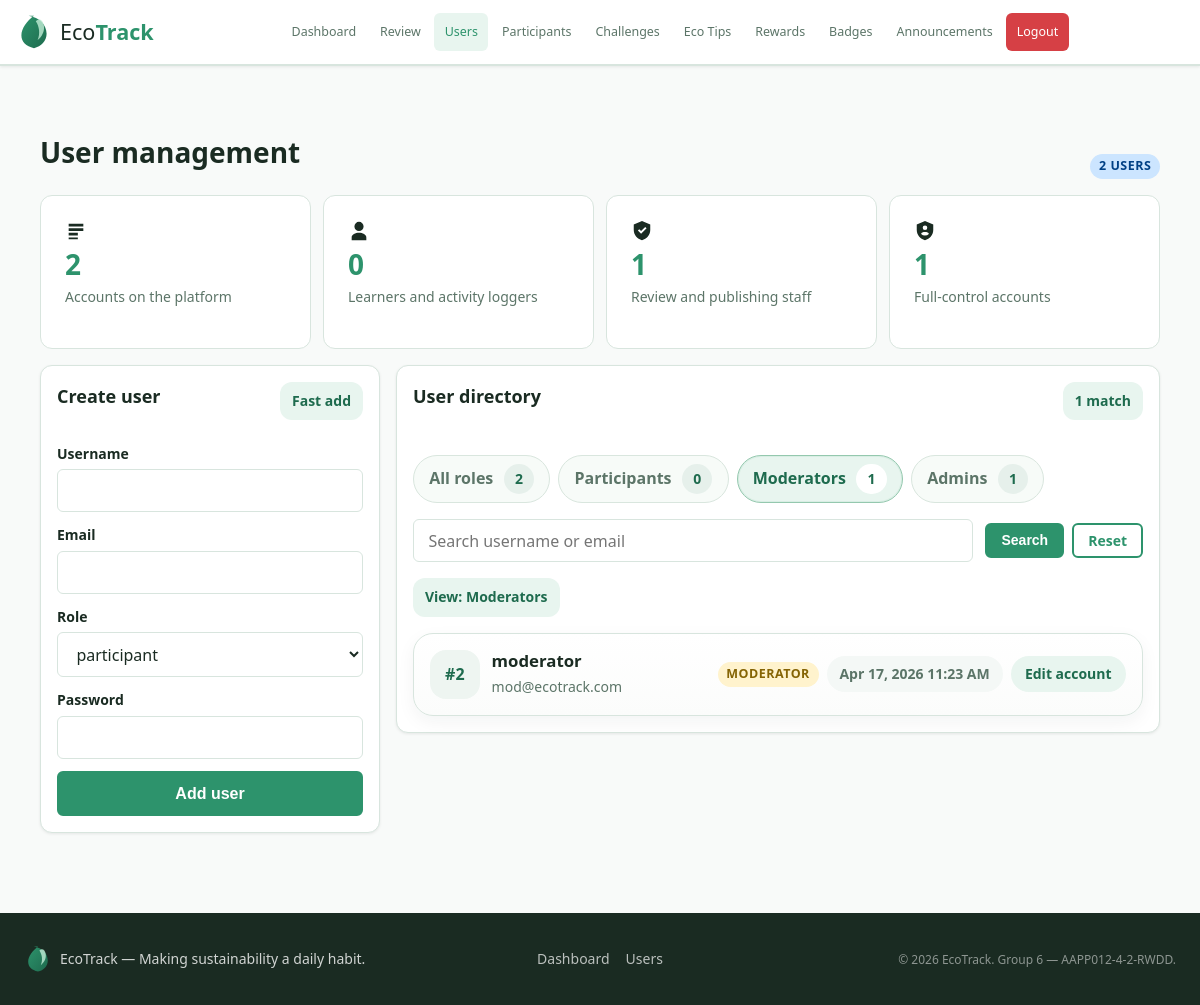
The app's page /admin/user_management.php?role=moderator (signed in) with its own data.
### tables this page shows
CREATE TABLE IF NOT EXISTS users (
  user_id INT AUTO_INCREMENT PRIMARY KEY,
  username VARCHAR(50) NOT NULL UNIQUE,
  email VARCHAR(100) NOT NULL UNIQUE,
  password VARCHAR(255) NOT NULL,
  role ENUM('participant','moderator','admin') NOT NULL DEFAULT 'participant',
  points INT NOT NULL DEFAULT 0,
  streak INT NOT NULL DEFAULT 0,
  last_checkin DATE DEFAULT NULL,
  avatar VARCHAR(255) DEFAULT NULL,
  created_at DATETIME DEFAULT CURRENT_TIMESTAMP,
  INDEX idx_users_role (role)
);

### includes/auth.php (called while the page is built, shortened)
<?php
function takeFormOld(): array
{
    $old = $_SESSION['form_old'] ?? [];
    return is_array($old) ? $old : [];
}

### includes/helpers.php (called while the page is built, shortened)
<?php
function sanitise(mixed $value): string
{
    return htmlspecialchars((string)$value, ENT_QUOTES | ENT_SUBSTITUTE, 'UTF-8');
}

### admin/user_management.php (the view, shortened to what this page needs)
<?php
$pdo = getPDO();
$old = takeFormOld();
$userForm = [
    'username' => $old['username'] ?? '',
    'email'    => $old['email'] ?? '',
    'role'     => $old['role'] ?? 'participant',
];
$roleCounts = [
    'participant' => 0,
    'moderator' => 0,
    'admin' => 0,
];
$roleRows = $pdo->query('SELECT role, COUNT(*) AS total FROM users GROUP BY role')->fetchAll() ?: [];
foreach ($roleRows as $row) {
    $roleKey = (string)($row['role'] ?? '');
    if (array_key_exists($roleKey, $roleCounts)) {
        $roleCounts[$roleKey] = (int)$row['total'];
    }
}
$totalUsers = array_sum($roleCounts);
$filterRole = $_GET['role'] ?? 'all';
$searchQuery = trim($_GET['q'] ?? '');
$currentPage = max(1, (int)($_GET['page'] ?? 1));
$perPage = 8;
$where = [];
$params = [];
if ($filterRole !== 'all') {
    $where[] = 'role = :role';
    $params['role'] = $filterRole;
}
$whereSql = $where ? ' WHERE ' . implode(' AND ', $where) : '';
$countStmt = $pdo->prepare('SELECT COUNT(*) FROM users' . $whereSql);
$countStmt->execute($params);
$filteredUsers = (int)$countStmt->fetchColumn();
$totalPages = max(1, (int)ceil($filteredUsers / $perPage));
$currentPage = min($currentPage, $totalPages);
$offset = ($currentPage - 1) * $perPage;
$userStmt = $pdo->prepare(
    'SELECT user_id, username, email, role, created_at
     FROM users' . $whereSql . '
     ORDER BY FIELD(role, "admin", "moderator", "participant"), username ASC, user_id ASC
     LIMIT :limit OFFSET :offset'
);
foreach ($params as $key => $param) {
    $userStmt->bindValue(':' . $key, $param);
}
$userStmt->bindValue(':limit', $perPage, PDO::PARAM_INT);
$userStmt->bindValue(':offset', $offset, PDO::PARAM_INT);
$userStmt->execute();
$users = $userStmt->fetchAll() ?: [];
$buildUserManagementUrl = static function (array $overrides = []) use ($filterRole, $searchQuery, $currentPage): string {
    $params = [
        'role' => $filterRole,
        'q' => $searchQuery,
        'page' => $currentPage,
    ];
    foreach ($overrides as $key => $value) {
        $params[$key] = $value;
    }
    if (($params['role'] ?? 'all') === 'all') {
        unset($params['role']);
    }
    if (($params['q'] ?? '') === '') {
        unset($params['q']);
    }
    if (($params['page'] ?? 1) <= 1) {
        unset($params['page']);
    }
    $query = http_build_query($params);
    return 'user_management.php' . ($query ? '?' . $query : '');
};
$formatCreated = static function (?string $value): string {
    if (!$value) {
        return 'Unknown date';
    }
    $timestamp = strtotime($value);
    if ($timestamp === false) {
        return $value;
    }
    return date('M j, Y g:i A', $timestamp);
};
$roleMeta = [
    'admin' => ['label' => 'Admin', 'badge' => 'badge-grey'],
    'moderator' => ['label' => 'Moderator', 'badge' => 'badge-amber'],
    'participant' => ['label' => 'Participant', 'badge' => 'badge-blue'],
];
$roleFilters = [
    'all' => ['label' => 'All roles', 'count' => $totalUsers],
    'participant' => ['label' => 'Participants', 'count' => $roleCounts['participant']],
    'moderator' => ['label' => 'Moderators', 'count' => $roleCounts['moderator']],
    'admin' => ['label' => 'Admins', 'count' => $roleCounts['admin']],
];
$activeFilterLabel = $roleFilters[$filterRole]['label'] ?? 'All roles';
require_once __DIR__ . '/../layout/header.php';
?>
<div class="container page-shell admin-user-management-shell">
  <div class="section-header admin-user-management-header">
    <div>
      <h1 class="section-header__title">User management</h1>
    </div>
    <span class="badge badge-blue"><?= $totalUsers ?> user<?= $totalUsers === 1 ? '' : 's' ?></span>
  </div>
  <div class="dashboard-grid admin-user-summary-grid">
    <article class="stat-widget admin-user-summary-card">
      <span class="stat-widget__icon" aria-hidden="true"><svg viewBox="0 0 24 24" width="22" height="22" fill="currentColor"><path d="M4 4h16v3H4V4Zm0 5h16v3H4V9Zm0 5h10v3H4v-3Zm0 5h10v2H4v-2Z"/></svg></span>
      <span class="stat-widget__value"><?= $totalUsers ?></span>
      <span class="stat-widget__label">Accounts on the platform</span>
    </article>
    <article class="stat-widget admin-user-summary-card">
      <span class="stat-widget__icon" aria-hidden="true"><svg viewBox="0 0 24 24" width="22" height="22" fill="currentColor"><path d="M12 12a5 5 0 1 0-5-5 5 5 0 0 0 5 5Zm0 2c-4 0-8 2-8 5v3h16v-3c0-3-4-5-8-5Z"/></svg></span>
      <span class="stat-widget__value"><?= $roleCounts['participant'] ?></span>
      <span class="stat-widget__label">Learners and activity loggers</span>
    </article>
    <article class="stat-widget admin-user-summary-card">
      <span class="stat-widget__icon" aria-hidden="true"><svg viewBox="0 0 24 24" width="22" height="22" fill="currentColor"><path d="M12 1 3 5v6c0 5.2 3.8 10 9 11 5.2-1 9-5.8 9-11V5l-9-4Zm-1 14-3.5-3.5L9 10l2 2 4.5-4.5L17 9l-6 6Z"/></svg></span>
      <span class="stat-widget__value"><?= $roleCounts['moderator'] ?></span>
      <span class="stat-widget__label">Review and publishing staff</span>
    </article>
    <article class="stat-widget admin-user-summary-card">
      <span class="stat-widget__icon" aria-hidden="true"><svg viewBox="0 0 24 24" width="22" height="22" fill="currentColor"><path d="M12 1 3 5v6c0 5.2 3.8 10 9 11 5.2-1 9-5.8 9-11V5l-9-4Zm0 5a2.5 2.5 0 1 1-2.5 2.5A2.5 2.5 0 0 1 12 6Zm0 11a6 6 0 0 1-4.2-1.8C7.8 13.7 10 13 12 13s4.2.7 4.2 2.2A6 6 0 0 1 12 17Z"/></svg></span>
      <span class="stat-widget__value"><?= $roleCounts['admin'] ?></span>
      <span class="stat-widget__label">Full-control accounts</span>
    </article>
  </div>
  <div class="admin-user-management-layout">
    <aside class="card admin-user-create-card">
      <div class="admin-user-create-card__header">
        <div>
          <h2 class="card-title">Create user</h2>
        </div>
        <span class="inline-pill-note">Fast add</span>
      </div>
      <form method="POST" class="form-card admin-user-create-form">
        <div class="form-group mb-0">
          <label for="create_username">Username</label>
          <input type="text" id="create_username" name="username" maxlength="50" value="<?= sanitise($userForm['username']) ?>" required>
        </div>
        <div class="form-group mb-0">
          <label for="create_email">Email</label>
          <input type="email" id="create_email" name="email" maxlength="100" value="<?= sanitise($userForm['email']) ?>" required>
        </div>
        <div class="form-group mb-0">
          <label for="create_role">Role</label>
          <select id="create_role" name="role">
            <option value="participant" <?= $userForm['role'] === 'participant' ? 'selected' : '' ?>>participant</option>
          </select>
        </div>
        <div class="form-group mb-0">
          <label for="create_password">Password</label>
          <input type="password" id="create_password" name="password" minlength="8" required>
        </div>
        <button type="submit" class="btn btn-primary btn-block">Add user</button>
      </form>
    </aside>
    <section class="card admin-user-directory-card">
      <div class="admin-card-header admin-user-directory-card__header">
        <div>
          <h2 class="card-title">User directory</h2>
        </div>
        <span class="inline-pill-note"><?= $filteredUsers ?> match<?= $filteredUsers === 1 ? '' : 'es' ?></span>
      </div>
      <div class="admin-user-role-switch" aria-label="Filter users by role">
        <?php foreach ($roleFilters as $roleKey => $filter): ?>
          <a
            href="<?= sanitise($buildUserManagementUrl(['role' => $roleKey, 'page' => 1])) ?>"
            class="admin-user-role-chip<?= $filterRole === $roleKey ? ' admin-user-role-chip--active' : '' ?>"
          >
            <span><?= sanitise($filter['label']) ?></span>
            <strong><?= (int)$filter['count'] ?></strong>
          </a>
        <?php endforeach; ?>
      </div>
      <form method="GET" class="admin-user-toolbar">
        <div class="admin-user-toolbar__search">
          <input type="text" id="user_search" name="q" value="<?= sanitise($searchQuery) ?>" placeholder="Search username or email">
        </div>
        <div class="admin-user-toolbar__filters">
          <button type="submit" class="btn btn-primary btn-sm">Search</button>
          <?php if ($searchQuery !== '' || $filterRole !== 'all'): ?>
            <a href="user_management.php" class="btn btn-outline btn-sm">Reset</a>
          <?php endif; ?>
        </div>
      </form>
      <div class="admin-user-results-bar">
        <span class="inline-pill-note">View: <?= sanitise($activeFilterLabel) ?></span>
      </div>
      <?php if (empty($users)): ?>
        <div class="admin-user-empty">
          <h3>No users match this view</h3>
          <p class="empty-state__text">Try clearing the search or switching the role filter to see more accounts.</p>
        </div>
      <?php else: ?>
        <div class="admin-user-list">
          <?php foreach ($users as $u): ?>
            <?php $meta = $roleMeta[$u['role']] ?? $roleMeta['participant']; ?>
            <details class="admin-user-item">
              <summary class="admin-user-item__summary">
                <div class="admin-user-item__identity">
                  <span class="admin-user-item__id">#<?= (int)$u['user_id'] ?></span>
                  <div class="admin-user-item__identity-body">
                    <strong><?= sanitise($u['username']) ?></strong>
                    <p><?= sanitise($u['email']) ?></p>
                  </div>
                </div>
                <div class="admin-user-item__stats">
                  <span class="badge <?= $meta['badge'] ?>"><?= sanitise($meta['label']) ?></span>
                  <span class="admin-user-item__metric"><?= sanitise($formatCreated((string)$u['created_at'])) ?></span>
                  <span class="admin-user-item__toggle">Edit account</span>
                </div>
              </summary>
            </details>
          <?php endforeach; ?>
        </div>
      <?php endif; ?>
    </section>
  </div>
</div>
<?php require_once __DIR__ . '/../layout/footer.php'; ?>

### records on screen
users: user_id "2", username "moderator", email "mod@ecotrack.com", role "MODERATOR", created_at "Apr 17, 2026 11:23 AM"

### other values on screen
$label "Dashboard Review Users Participants Challenges Eco Tips Rewards Badges Announcements"
$totalUsers "2"
$roleCounts['participant'] "0"
$roleCounts['moderator'] "1"
$roleCounts['admin'] "1"
$filteredUsers "1"
sanitise($filter['label']) "All roles"
$filter['count'] "2"
sanitise($filter['label']) "Participants"
$filter['count'] "0"
sanitise($filter['label']) "Moderators"
$filter['count'] "1"
sanitise($filter['label']) "Admins"
sanitise($activeFilterLabel) "Moderators"
